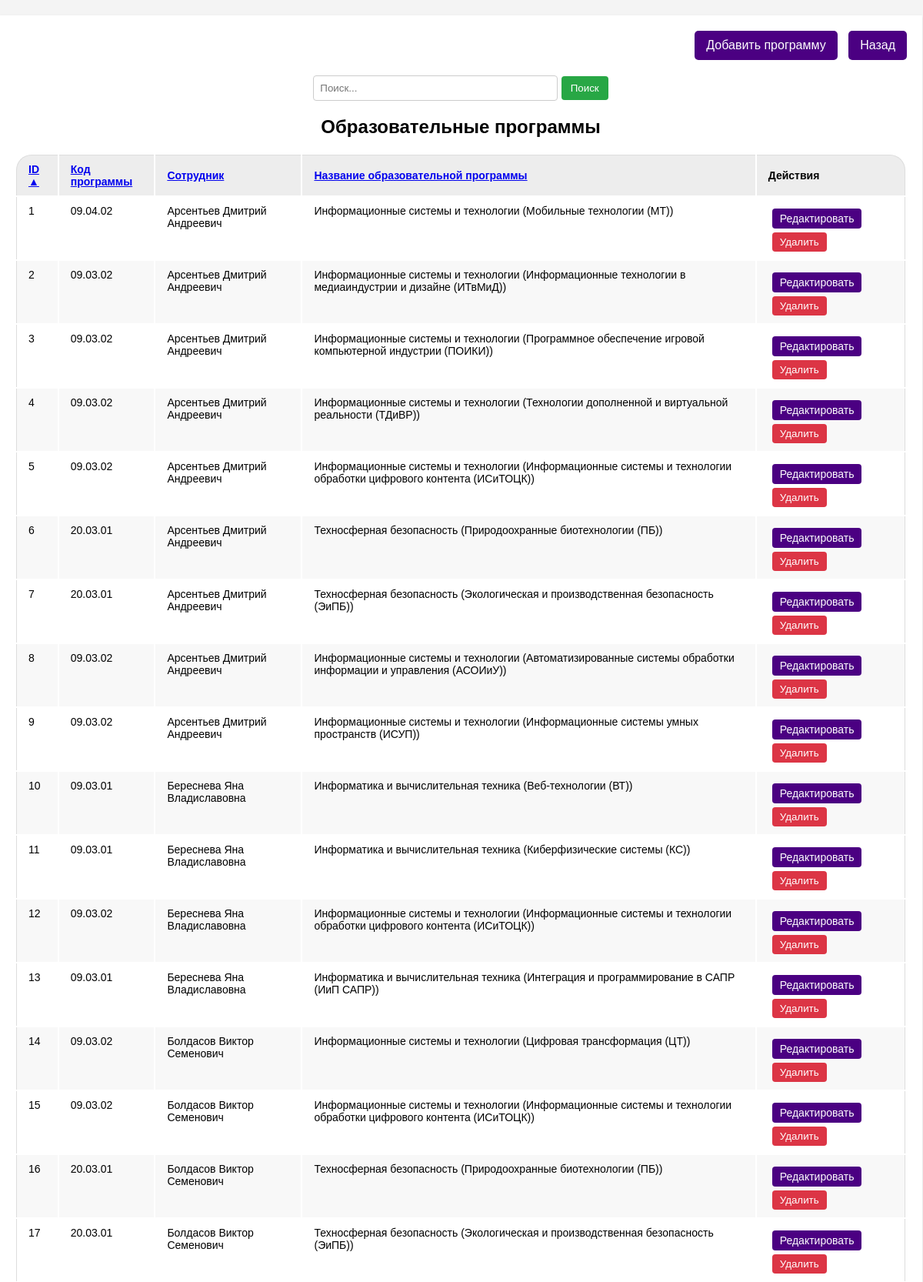
/education_programs.php (signed in, upper part), run on the app's committed database.
### tables this page shows
CREATE TABLE `educationProgramms` (
  `id` int NOT NULL,
  `code` varchar(16) NOT NULL,
  `employeeID` int NOT NULL,
  `name` varchar(255) NOT NULL
);

CREATE TABLE `employees` (
  `id` int NOT NULL,
  `fullName` varchar(255) NOT NULL,
  `dateOfBirth` date DEFAULT NULL,
  `email` varchar(255) DEFAULT NULL,
  `phoneNumber` varchar(20) DEFAULT NULL,
  `positionID` int DEFAULT NULL,
  `academicDegree` set('Без ученой степени','Кандидат наук','Доктор наук') NOT NULL
);

### public/education_programs.php (the view, shortened to what this page needs)
<?php
require_once "backend/db.php";
$search = isset($_GET['search']) ? trim($_GET['search']) : '';
$search = str_replace('*', '%', $search);
$sort = isset($_GET['sort']) ? trim($_GET['sort']) : 'id';
$order = isset($_GET['order']) ? trim($_GET['order']) : 'asc';
try {
  $sql = "SELECT ep.id, ep.code, e.fullName AS employeeName, ep.name
          FROM educationProgramms ep
          LEFT JOIN employees e ON ep.employeeID = e.id";
    $sql .= " ORDER BY $sort $order";
    $stmt = $pdo->prepare($sql);
    $stmt->execute();
    $educationPrograms = $stmt->fetchAll(PDO::FETCH_ASSOC);
} catch (PDOException $e) {
    echo "Ошибка получения данных: " . $e->getMessage();
    exit();
}
?>
<!DOCTYPE html>
<html lang="ru">
<head>
    <link rel="stylesheet" href="style/index.css">
    <link rel="stylesheet" href="style/table.css">
</head>
<body>
  <div class="container">
      <div class="button-container">
          <a href="create_education_program.php" class="create-button">Добавить программу</a>
          <a href="index.php">Назад</a>
      </div>
      <div class="search-form">
          <form action="" method="GET">
              <input type="text" name="search" class="search-input" placeholder="Поиск..." value="<?php echo htmlspecialchars($search); ?>">
              <button type="submit" class="search-button">Поиск</button>
          </form>
      </div>
      <h2>Образовательные программы</h2>
      <table class="employee-table">
          <thead>
              <tr>
                <?php if (!empty($educationPrograms)): ?>
                  <?php
                  $columns = [
                      'id' => 'ID',
                      'code' => 'Код программы',
                      'employeeName' => 'Сотрудник',
                      'name' => 'Название образовательной программы',
                    ];
                    foreach ($columns as $column => $label): ?>
                      <th>
                        <a href="?sort=<?php echo $column; ?>&order=<?php echo ($sort == $column && $order == 'asc') ? 'desc' : 'asc'; ?>">
                          <?php echo htmlspecialchars($label); ?>
                            <?php
                              if ($sort == $column) {
                                  echo ($order == 'asc') ? ' ▲' : ' ▼';
                              }
                          ?>
                        </a>
                      </th>
                  <?php endforeach; ?>
                <?php endif; ?>
                  <th>Действия</th>
              </tr>
          </thead>
          <tbody>
          <?php if (!empty($educationPrograms)): ?>
              <?php foreach ($educationPrograms as $program): ?>
                  <tr>
                      <td><?php echo htmlspecialchars($program['id']); ?></td>
                      <td><?php echo htmlspecialchars($program['code']); ?></td>
                      <td><?php echo htmlspecialchars($program['employeeName']); ?></td>
                      <td><?php echo htmlspecialchars($program['name']); ?></td>
                      <td>
                          <a href="edit_education_program.php?id=<?php echo $program['id']; ?>" class="edit-button">Редактировать</a>
                          <button class="delete-button" onclick="deleteProgram(<?php echo $program['id']; ?>)">Удалить</button>
                      </td>
                  </tr>
              <?php endforeach; ?>
            <?php else: ?>
              <tr><td colspan="100%">Нет данных об учебных программах.</td></tr>
            <?php endif; ?>
          </tbody>
      </table>
  </div>
</body>
</html>

### public/style/index.css (style rules this page uses)
body { font-family: sans-serif; margin: 0; padding: 0; background-color: #f4f4f4; display: flex; justify-content: center; min-height: 100vh; }
.container { background-color: #fff; padding: 20px; border-radius: 8; box-shadow: 0 2px 4px rgba(0, 0, 0, 0.1); width: auto; max-width: 1800px; margin: 20px auto; text-align: center; right: 1px; position: relative; z-index: 1; min-width: 70%; }
.create-button { background-color: #4B0082; color: white; border: none; padding: 10px 15px; border-radius: 4px; cursor: pointer; text-decoration: none; display: inline-block; margin-bottom: 10px; }
.edit-button { background-color: #4B0082; color: white; margin: 5px; border: none; padding: 5px 10px; border-radius: 4px; cursor: pointer; margin-right: 5px; text-decoration: none; display: inline-block; }
.delete-button { background-color: #dc3545; color: white; border: none; padding: 5px 10px; border-radius: 4px; cursor: pointer; margin-left: 5px; }
.button-container { text-align: right; margin-bottom: 10px; }
.button-container a { display: inline-block; padding: 10px 15px; background-color: #4B0082; color: white; text-decoration: none; border-radius: 5px; margin-left: 10px; }
.employee-table { margin: auto; width: auto; border-collapse: collapse; margin-bottom: 20px; }
.employee-table th, .employee-table td { border: 1px solid #ddd; padding: 8px; text-align: left; }
.employee-table th { background-color: #f2f2f2; }
.search-form { text-align: center; margin-bottom: 20px; }
.search-input { padding: 8px; border: 1px solid #ccc; border-radius: 4px; width: 300px; }
.search-button { padding: 8px 12px; background-color: #28a745; color: white; border: none; border-radius: 4px; cursor: pointer; }

### public/style/table.css (style rules this page uses)
.employee-table { width: 100%; border: none; margin-bottom: 20px; border-collapse: separate; }
.employee-table thead th { font-weight: bold; text-align: left; border: none; padding: 10px 15px; background: #EDEDED; font-size: 14px; border-top: 1px solid #ddd; }
.employee-table tr th:first-child, .employee-table tr td:first-child { border-left: 1px solid #ddd; }
.employee-table tr th:last-child, .employee-table tr td:last-child { border-right: 1px solid #ddd; }
.employee-table thead tr th:first-child { border-radius: 20px 0 0 0; }
.employee-table thead tr th:last-child { border-radius: 0 20px 0 0; }
.employee-table tbody td { text-align: left; border: none; padding: 10px 15px; font-size: 14px; vertical-align: top; }
.employee-table tbody tr:nth-child(even) { background: #F8F8F8; }

### data on the page
educationprogramms: id "1", code "09.04.02", employeeID.fullName "Арсентьев Дмитрий Андреевич", name "Информационные системы и технологии (Мобильные технологии (МТ))"
educationprogramms: id "2", code "09.03.02", employeeID.fullName "Арсентьев Дмитрий Андреевич", name "Информационные системы и технологии (Информационные технологии в медиаиндустрии и дизайне (ИТвМиД))"
educationprogramms: id "3", code "09.03.02", employeeID.fullName "Арсентьев Дмитрий Андреевич", name "Информационные системы и технологии (Программное обеспечение игровой компьютерной индустрии (ПОИКИ))"
educationprogramms: id "4", code "09.03.02", employeeID.fullName "Арсентьев Дмитрий Андреевич", name "Информационные системы и технологии (Технологии дополненной и виртуальной реальности (ТДиВР))"
educationprogramms: id "5", code "09.03.02", employeeID.fullName "Арсентьев Дмитрий Андреевич", name "Информационные системы и технологии (Информационные системы и технологии обработки цифрового контента (ИСиТОЦК))"
educationprogramms: id "6", code "20.03.01", employeeID.fullName "Арсентьев Дмитрий Андреевич", name "Техносферная безопасность (Природоохранные биотехнологии (ПБ))"
educationprogramms: id "7", code "20.03.01", employeeID.fullName "Арсентьев Дмитрий Андреевич", name "Техносферная безопасность (Экологическая и производственная безопасность (ЭиПБ))"
educationprogramms: id "8", code "09.03.02", employeeID.fullName "Арсентьев Дмитрий Андреевич", name "Информационные системы и технологии (Автоматизированные системы обработки информации и управления (АСОИиУ))"
educationprogramms: id "9", code "09.03.02", employeeID.fullName "Арсентьев Дмитрий Андреевич", name "Информационные системы и технологии (Информационные системы умных пространств (ИСУП))"
educationprogramms: id "10", code "09.03.01", employeeID.fullName "Береснева Яна Владиславовна", name "Информатика и вычислительная техника (Веб-технологии (ВТ))"
educationprogramms: id "11", code "09.03.01", employeeID.fullName "Береснева Яна Владиславовна", name "Информатика и вычислительная техника (Киберфизические системы (КС))"
educationprogramms: id "12", code "09.03.02", employeeID.fullName "Береснева Яна Владиславовна", name "Информационные системы и технологии (Информационные системы и технологии обработки цифрового контента (ИСиТОЦК))"
educationprogramms: id "13", code "09.03.01", employeeID.fullName "Береснева Яна Владиславовна", name "Информатика и вычислительная техника (Интеграция и программирование в САПР (ИиП САПР))"
educationprogramms: id "14", code "09.03.02", employeeID.fullName "Болдасов Виктор Семенович", name "Информационные системы и технологии (Цифровая трансформация (ЦТ))"
educationprogramms: id "15", code "09.03.02", employeeID.fullName "Болдасов Виктор Семенович", name "Информационные системы и технологии (Информационные системы и технологии обработки цифрового контента (ИСиТОЦК))"
educationprogramms: id "16", code "20.03.01", employeeID.fullName "Болдасов Виктор Семенович", name "Техносферная безопасность (Природоохранные биотехнологии (ПБ))"
educationprogramms: id "17", code "20.03.01", employeeID.fullName "Болдасов Виктор Семенович", name "Техносферная безопасность (Экологическая и производственная безопасность (ЭиПБ))"

### other printed values
$label "ID"
$label "Код программы"
$label "Сотрудник"
$label "Название образовательной программы"
